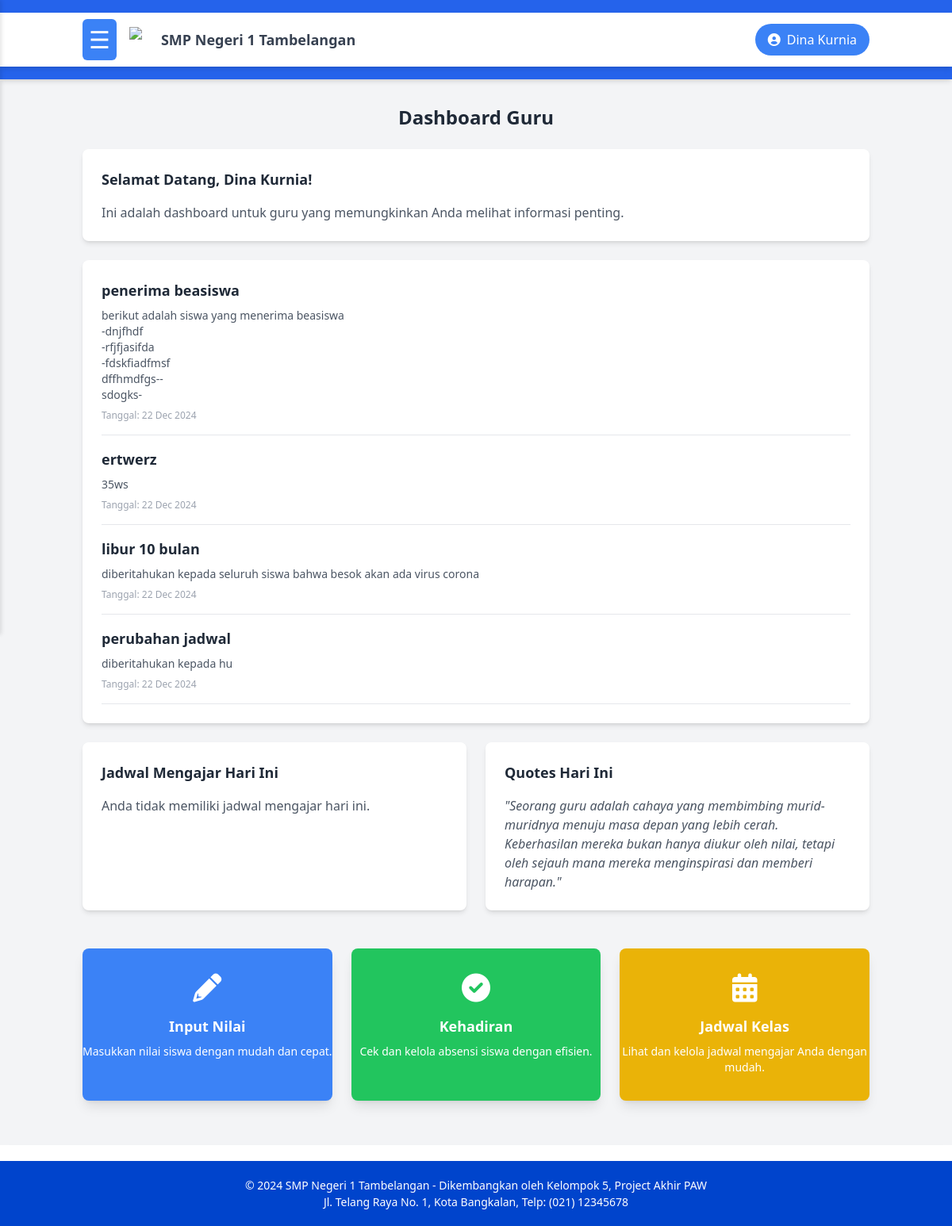
The app's page /dashboard/guru/index.php (signed in) with its own data.
### tables this page shows
CREATE TABLE `informasi` (
  `id_informasi` int NOT NULL,
  `judul_informasi` varchar(100) NOT NULL,
  `deskripsi` text NOT NULL,
  `tanggal_publikasi` date NOT NULL,
  `dibuat_oleh` varchar(50) NOT NULL,
  `status` enum('aktif','tidak aktif') DEFAULT 'aktif'
);

### dashboard/guru/index.php (the view, shortened to what this page needs)
<?php
include "../../koneksi.php";
function getPengumumanAktif() {
  global $conn;
  $result = mysqli_query($conn, "SELECT * FROM informasi WHERE status = 'aktif' ORDER BY tanggal_publikasi DESC");
  $pengumuman = [];
  while ($row = mysqli_fetch_assoc($result)) {
      $pengumuman[] = $row;
  }
  return $pengumuman;
}
function getJadwalMengajarHariIni($nama_guru) {
  $jadwal = [];
  return $jadwal;
}
$nama_guru = $_SESSION['nama_lengkap'];
$jadwalMengajar = getJadwalMengajarHariIni($nama_guru);
$pengumumanAktif = getPengumumanAktif();
?>
<!DOCTYPE html>
<html lang="en">
<head>
  <script src="https://cdn.tailwindcss.com"></script>
</head>
<body class="bg-gray-100 text-gray-800">
  <div class="layout-wrapper" id="layoutWrapper">
    <div class="main-content">
      <header class="header bg-blue-600 text-white py-4 shadow-md">
        <?php include '../../layout/header.php'; ?>
      </header>
      <div class="container mx-auto px-4 py-8">
        <h2 class="text-2xl font-bold text-center mb-6 fade-in-up">Dashboard Guru</h2>
        <div class="bg-white shadow-md rounded-lg p-6 mb-6 fade-in-up">
          <h3 class="text-lg font-semibold">Selamat Datang, <?php echo $_SESSION['nama_lengkap']; ?>!</h3>
          <p class="text-gray-600 mt-4">Ini adalah dashboard untuk guru yang memungkinkan Anda melihat informasi penting.</p>
        </div>
        <div class="bg-white shadow-md rounded-lg p-6 mb-6">
          <?php if (!empty($pengumumanAktif)): ?>
            <ul class="space-y-4">
              <?php foreach ($pengumumanAktif as $pengumuman): ?>
                <li class="border-b border-gray-200 pb-4">
                  <h3 class="font-semibold text-lg"><?php echo htmlspecialchars($pengumuman['judul_informasi']); ?></h3>
                  <p class="text-sm text-gray-600 mt-2"><?php echo nl2br(htmlspecialchars($pengumuman['deskripsi'])); ?></p>
                  <p class="text-xs text-gray-400 mt-2">Tanggal: <?php echo date("d M Y", strtotime($pengumuman['tanggal_publikasi'])); ?></p>
                </li>
              <?php endforeach; ?>
            </ul>
          <?php else: ?>
            <p class="text-gray-600">Tidak ada pengumuman aktif saat ini.</p>
          <?php endif; ?>
        </div>
        <div class="grid grid-cols-1 md:grid-cols-2 gap-6 mb-6 fade-in-up">
          <div class="bg-white shadow-md rounded-lg p-6 mb-6">
            <h3 class="text-lg font-semibold">Jadwal Mengajar Hari Ini</h3>
            <?php if (!empty($jadwalMengajar)): ?>
              <div class="overflow-x-auto mt-4">
                <table class="table-auto w-full border-collapse border border-gray-300">
                  <thead>
                    <tr class="bg-gray-100">
                      <th class="border border-gray-300 px-4 py-2">Jam</th>
                      <th class="border border-gray-300 px-4 py-2">Mata Pelajaran</th>
                      <th class="border border-gray-300 px-4 py-2">Kelas</th>
                    </tr>
                  </thead>
                  <tbody>
                    <?php foreach ($jadwalMengajar as $jadwal): ?>
                      <tr>
                        <td class="border border-gray-300 px-4 py-2"><?= htmlspecialchars($jadwal['jam_mulai']) ?> - <?= htmlspecialchars($jadwal['jam_selesai']) ?></td>
                        <td class="border border-gray-300 px-4 py-2"><?= htmlspecialchars($jadwal['mata_pelajaran']) ?></td>
                        <td class="border border-gray-300 px-4 py-2"><?= htmlspecialchars($jadwal['kelas']) ?></td>
                      </tr>
                    <?php endforeach; ?>
                  </tbody>
                </table>
              </div>
            <?php else: ?>
              <p class="text-gray-600 mt-4">Anda tidak memiliki jadwal mengajar hari ini.</p>
            <?php endif; ?>
          </div>
          <div class="bg-white shadow-md rounded-lg p-6 mb-6">
            <h3 class="text-lg font-semibold">Quotes Hari Ini</h3>
            <p class="italic text-gray-600 mt-4">"Seorang guru adalah cahaya yang membimbing murid-muridnya menuju masa depan yang lebih cerah. Keberhasilan mereka bukan hanya diukur oleh nilai, tetapi oleh sejauh mana mereka menginspirasi dan memberi harapan."</p>
          </div>
        </div>
        <div class="grid grid-cols-1 md:grid-cols-3 gap-6 mb-6 fade-in-up">
          <a href="input_nilai.php" class="block bg-blue-500 text-white text-center py-8 rounded-lg shadow-lg hover:bg-blue-600 transform hover:scale-105 transition-all duration-300 card">
            <div class="flex justify-center items-center mb-4">
              <i class="fas fa-pencil-alt text-4xl"></i>
            </div>
            <p class="font-semibold text-lg">Input Nilai</p>
            <p class="text-sm mt-2">Masukkan nilai siswa dengan mudah dan cepat.</p>
          </a>
          <a href="detail_absensi.php" class="block bg-green-500 text-white text-center py-8 rounded-lg shadow-lg hover:bg-green-600 transform hover:scale-105 transition-all duration-300 card">
            <div class="flex justify-center items-center mb-4">
              <i class="fas fa-check-circle text-4xl"></i>
            </div>
            <p class="font-semibold text-lg">Kehadiran</p>
            <p class="text-sm mt-2">Cek dan kelola absensi siswa dengan efisien.</p>
          </a>
          <a href="jadwal_mengajar.php" class="block bg-yellow-500 text-white text-center py-8 rounded-lg shadow-lg hover:bg-yellow-600 transform hover:scale-105 transition-all duration-300 card">
            <div class="flex justify-center items-center mb-4">
              <i class="fas fa-calendar-alt text-4xl"></i>
            </div>
            <p class="font-semibold text-lg">Jadwal Kelas</p>
            <p class="text-sm mt-2">Lihat dan kelola jadwal mengajar Anda dengan mudah.</p>
          </a>
        </div>
      </div>
      <footer class="bg-white shadow-lg mt-auto">
        <?php require_once "../../layout/footer.php"; ?>
      </footer>
    </div>
  </div>
</body>
</html>

### dashboard/guru/index.php (style rules this page uses)
.fade-in-up { animation: fadeInUp 0.6s ease-out forwards; }
.card { transition: transform 0.3s ease, box-shadow 0.3s ease; }
.layout-wrapper { min-height: 100vh; position: relative; }
.header { position: sticky; top: 0; z-index: 50; width: 100%; }
.main-content { width: 100%; min-height: 100vh; display: flex; flex-direction: column; }

### records on screen
informasi: judul_informasi "penerima beasiswa", deskripsi "berikut adalah siswa yang menerima beasiswa -dnjfhdf -rfjfjasifda -fdskfiadfmsf dffhmdfgs-- sdogks-", tanggal_publikasi "22 Dec 2024"
informasi: judul_informasi "ertwerz", deskripsi "35ws", tanggal_publikasi "22 Dec 2024"
informasi: judul_informasi "libur 10 bulan", deskripsi "diberitahukan kepada seluruh siswa bahwa besok akan ada virus corona", tanggal_publikasi "22 Dec 2024"
informasi: judul_informasi "perubahan jadwal", deskripsi "diberitahukan kepada hu", tanggal_publikasi "22 Dec 2024"

### other values on screen
$_SESSION['nama_lengkap'] "Dina Kurnia"
